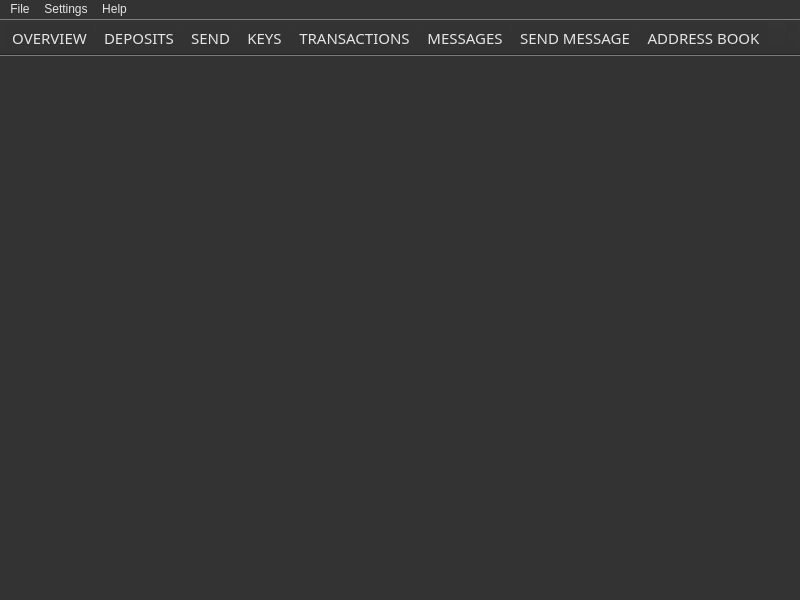
<?xml version="1.0" encoding="UTF-8"?>
<ui version="4.0">
 <class>MainWindow</class>
 <widget class="QMainWindow" name="MainWindow">
  <property name="geometry">
   <rect>
    <x>0</x>
    <y>0</y>
    <width>800</width>
    <height>600</height>
   </rect>
  </property>
  <property name="sizePolicy">
   <sizepolicy hsizetype="Preferred" vsizetype="Preferred">
    <horstretch>0</horstretch>
    <verstretch>0</verstretch>
   </sizepolicy>
  </property>
  <property name="minimumSize">
   <size>
    <width>800</width>
    <height>600</height>
   </size>
  </property>
  <property name="maximumSize">
   <size>
    <width>800</width>
    <height>600</height>
   </size>
  </property>
  <property name="font">
   <font>
    <family>Source Sans Pro</family>
    <pointsize>10</pointsize>
   </font>
  </property>
  <property name="windowTitle">
   <string>MainWindow</string>
  </property>
  <property name="windowIcon">
   <iconset resource="../../resources.qrc">
    <normaloff>:/images/cryptonote</normaloff>:/images/cryptonote</iconset>
  </property>
  <property name="styleSheet">
   <string notr="true">background-color: #333333; color: #e5e5e5;</string>
  </property>
  <widget class="QWidget" name="centralwidget">
   <layout class="QHBoxLayout" name="horizontalLayout">
    <property name="spacing">
     <number>0</number>
    </property>
    <property name="leftMargin">
     <number>0</number>
    </property>
    <property name="topMargin">
     <number>0</number>
    </property>
    <property name="rightMargin">
     <number>0</number>
    </property>
    <property name="bottomMargin">
     <number>0</number>
    </property>
    <item>
     <widget class="WalletGui::OverviewFrame" name="m_overviewFrame">
      <property name="frameShape">
       <enum>QFrame::NoFrame</enum>
      </property>
      <property name="frameShadow">
       <enum>QFrame::Raised</enum>
      </property>
     </widget>
    </item>
    <item>
     <widget class="WalletGui::ReceiveFrame" name="m_receiveFrame">
      <property name="frameShape">
       <enum>QFrame::NoFrame</enum>
      </property>
      <property name="frameShadow">
       <enum>QFrame::Raised</enum>
      </property>
      <widget class="WalletGui::SendFrame" name="m_sendFrame">
       <property name="geometry">
        <rect>
         <x>0</x>
         <y>-10</y>
         <width>800</width>
         <height>600</height>
        </rect>
       </property>
       <property name="frameShape">
        <enum>QFrame::NoFrame</enum>
       </property>
       <property name="frameShadow">
        <enum>QFrame::Raised</enum>
       </property>
      </widget>
     </widget>
    </item>
    <item>
     <widget class="WalletGui::TransactionsFrame" name="m_transactionsFrame">
      <property name="frameShape">
       <enum>QFrame::NoFrame</enum>
      </property>
      <property name="frameShadow">
       <enum>QFrame::Raised</enum>
      </property>
     </widget>
    </item>
    <item>
     <widget class="WalletGui::AddressBookFrame" name="m_addressBookFrame">
      <property name="frameShape">
       <enum>QFrame::NoFrame</enum>
      </property>
      <property name="frameShadow">
       <enum>QFrame::Raised</enum>
      </property>
     </widget>
    </item>
    <item>
     <widget class="WalletGui::MessagesFrame" name="m_messagesFrame">
      <property name="frameShape">
       <enum>QFrame::NoFrame</enum>
      </property>
      <property name="frameShadow">
       <enum>QFrame::Raised</enum>
      </property>
     </widget>
    </item>
    <item>
     <widget class="WalletGui::SendMessageFrame" name="m_sendMessageFrame">
      <property name="frameShape">
       <enum>QFrame::NoFrame</enum>
      </property>
      <property name="frameShadow">
       <enum>QFrame::Raised</enum>
      </property>
     </widget>
    </item>
    <item>
     <widget class="WalletGui::MiningFrame" name="m_miningFrame">
      <property name="frameShape">
       <enum>QFrame::NoFrame</enum>
      </property>
      <property name="frameShadow">
       <enum>QFrame::Raised</enum>
      </property>
     </widget>
    </item>
    <item>
     <widget class="WalletGui::DepositsFrame" name="m_depositsFrame">
      <property name="frameShape">
       <enum>QFrame::NoFrame</enum>
      </property>
      <property name="frameShadow">
       <enum>QFrame::Raised</enum>
      </property>
     </widget>
    </item>
   </layout>
  </widget>
  <widget class="QMenuBar" name="menubar">
   <property name="geometry">
    <rect>
     <x>0</x>
     <y>0</y>
     <width>800</width>
     <height>21</height>
    </rect>
   </property>
   <widget class="QMenu" name="menuFile">
    <property name="title">
     <string>File</string>
    </property>
    <addaction name="m_createWalletAction"/>
    <addaction name="m_openWalletAction"/>
    <addaction name="m_importKeyAction"/>
    <addaction name="m_backupWalletAction"/>
    <addaction name="m_resetAction"/>
    <addaction name="m_exitAction"/>
   </widget>
   <widget class="QMenu" name="menuSettings">
    <property name="title">
     <string>Settings</string>
    </property>
    <addaction name="m_encryptWalletAction"/>
    <addaction name="m_changePasswordAction"/>
    <addaction name="separator"/>
    <addaction name="m_startOnLoginAction"/>
    <addaction name="m_minimizeToTrayAction"/>
    <addaction name="m_closeToTrayAction"/>
   </widget>
   <widget class="QMenu" name="menuHelp">
    <property name="title">
     <string>Help</string>
    </property>
    <addaction name="m_aboutCryptonoteAction"/>
    <addaction name="m_aboutQtAction"/>
   </widget>
   <addaction name="menuFile"/>
   <addaction name="menuSettings"/>
   <addaction name="menuHelp"/>
  </widget>
  <widget class="QToolBar" name="toolBar">
   <property name="windowTitle">
    <string>toolBar</string>
   </property>
   <property name="styleSheet">
    <string notr="true">background-color: #333333; 
color: #e5e5e5;</string>
   </property>
   <property name="movable">
    <bool>false</bool>
   </property>
   <property name="toolButtonStyle">
    <enum>Qt::ToolButtonTextBesideIcon</enum>
   </property>
   <attribute name="toolBarArea">
    <enum>TopToolBarArea</enum>
   </attribute>
   <attribute name="toolBarBreak">
    <bool>false</bool>
   </attribute>
   <addaction name="m_overviewAction"/>
   <addaction name="m_depositsAction"/>
   <addaction name="m_sendAction"/>
   <addaction name="m_receiveAction"/>
   <addaction name="m_transactionsAction"/>
   <addaction name="m_messagesAction"/>
   <addaction name="m_sendMessageAction"/>
   <addaction name="m_addressBookAction"/>
   <addaction name="m_miningAction"/>
  </widget>
  <widget class="QStatusBar" name="statusBar">
   <property name="font">
    <font>
     <family>Open Sans</family>
     <pointsize>10</pointsize>
    </font>
   </property>
  </widget>
  <action name="m_overviewAction">
   <property name="checkable">
    <bool>true</bool>
   </property>
   <property name="enabled">
    <bool>true</bool>
   </property>
   <property name="text">
    <string>OVERVIEW</string>
   </property>
   <property name="font">
    <font>
     <family>Source Sans Pro</family>
     <pointsize>11</pointsize>
    </font>
   </property>
  </action>
  <action name="m_sendAction">
   <property name="checkable">
    <bool>true</bool>
   </property>
   <property name="enabled">
    <bool>true</bool>
   </property>
   <property name="text">
    <string>SEND</string>
   </property>
   <property name="font">
    <font>
     <family>Source Sans Pro</family>
     <pointsize>11</pointsize>
    </font>
   </property>
  </action>
  <action name="m_receiveAction">
   <property name="checkable">
    <bool>true</bool>
   </property>
   <property name="enabled">
    <bool>true</bool>
   </property>
   <property name="text">
    <string>KEYS</string>
   </property>
   <property name="font">
    <font>
     <family>Source Sans Pro</family>
     <pointsize>11</pointsize>
    </font>
   </property>
  </action>
  <action name="m_transactionsAction">
   <property name="checkable">
    <bool>true</bool>
   </property>
   <property name="enabled">
    <bool>true</bool>
   </property>
   <property name="text">
    <string>TRANSACTIONS</string>
   </property>
   <property name="font">
    <font>
     <family>Source Sans Pro</family>
     <pointsize>11</pointsize>
    </font>
   </property>
  </action>
  <action name="m_exitAction">
   <property name="enabled">
    <bool>true</bool>
   </property>
   <property name="text">
    <string>Exit</string>
   </property>
   <property name="shortcut">
    <string>Ctrl+Q</string>
   </property>
  </action>
  <action name="m_addressBookAction">
   <property name="checkable">
    <bool>true</bool>
   </property>
   <property name="enabled">
    <bool>true</bool>
   </property>
   <property name="text">
    <string>ADDRESS BOOK</string>
   </property>
   <property name="font">
    <font>
     <family>Source Sans Pro</family>
     <pointsize>11</pointsize>
    </font>
   </property>
  </action>
  <action name="m_createWalletAction">
   <property name="enabled">
    <bool>true</bool>
   </property>
   <property name="text">
    <string>Create wallet</string>
   </property>
  </action>
  <action name="m_openWalletAction">
   <property name="enabled">
    <bool>true</bool>
   </property>
   <property name="text">
    <string>Open wallet</string>
   </property>
  </action>
  <action name="m_encryptWalletAction">
   <property name="enabled">
    <bool>true</bool>
   </property>
   <property name="text">
    <string>Encrypt wallet</string>
   </property>
  </action>
  <action name="m_changePasswordAction">
   <property name="enabled">
    <bool>true</bool>
   </property>
   <property name="text">
    <string>Change password</string>
   </property>
   <property name="toolTip">
    <string>Change password</string>
   </property>
  </action>
  <action name="m_aboutCryptonoteAction">
   <property name="enabled">
    <bool>true</bool>
   </property>
   <property name="text">
    <string>About</string>
   </property>
  </action>
  <action name="m_aboutQtAction">
   <property name="enabled">
    <bool>true</bool>
   </property>
   <property name="text">
    <string>About Qt</string>
   </property>
  </action>
  <action name="m_backupWalletAction">
   <property name="enabled">
    <bool>true</bool>
   </property>
   <property name="text">
    <string>Backup wallet</string>
   </property>
  </action>
  <action name="m_startOnLoginAction">
   <property name="checkable">
    <bool>true</bool>
   </property>
   <property name="text">
    <string>Start on system login</string>
   </property>
  </action>
  <action name="m_minimizeToTrayAction">
   <property name="checkable">
    <bool>true</bool>
   </property>
   <property name="text">
    <string>Minimize to tray</string>
   </property>
  </action>
  <action name="m_closeToTrayAction">
   <property name="checkable">
    <bool>true</bool>
   </property>
   <property name="text">
    <string>Close to tray</string>
   </property>
  </action>
  <action name="m_messagesAction">
   <property name="checkable">
    <bool>true</bool>
   </property>
   <property name="text">
    <string>MESSAGES</string>
   </property>
   <property name="font">
    <font>
     <family>Source Sans Pro</family>
     <pointsize>11</pointsize>
    </font>
   </property>
  </action>
  <action name="m_sendMessageAction">
   <property name="checkable">
    <bool>true</bool>
   </property>
   <property name="text">
    <string>SEND MESSAGE</string>
   </property>
   <property name="font">
    <font>
     <family>Source Sans Pro</family>
     <pointsize>11</pointsize>
    </font>
   </property>
  </action>
  <action name="m_importKeyAction">
   <property name="text">
    <string>Import private key</string>
   </property>
  </action>
  <action name="m_miningAction">
   <property name="checkable">
    <bool>true</bool>
   </property>
   <property name="text">
    <string>MINING</string>
   </property>
   <property name="font">
    <font>
     <family>Source Sans Pro</family>
     <pointsize>11</pointsize>
    </font>
   </property>
  </action>
  <action name="m_depositsAction">
   <property name="checkable">
    <bool>true</bool>
   </property>
   <property name="text">
    <string>DEPOSITS</string>
   </property>
   <property name="font">
    <font>
     <family>Source Sans Pro</family>
     <pointsize>11</pointsize>
    </font>
   </property>
  </action>
  <action name="m_resetAction">
   <property name="text">
    <string>Reset wallet</string>
   </property>
   <property name="toolTip">
    <string>Reset wallet</string>
   </property>
  </action>
 </widget>
 <customwidgets>
  <customwidget>
   <class>WalletGui::OverviewFrame</class>
   <extends>QFrame</extends>
   <header>gui/OverviewFrame.h</header>
   <container>1</container>
  </customwidget>
  <customwidget>
   <class>WalletGui::SendFrame</class>
   <extends>QFrame</extends>
   <header>gui/SendFrame.h</header>
   <container>1</container>
  </customwidget>
  <customwidget>
   <class>WalletGui::TransactionsFrame</class>
   <extends>QFrame</extends>
   <header>gui/TransactionsFrame.h</header>
   <container>1</container>
  </customwidget>
  <customwidget>
   <class>WalletGui::AddressBookFrame</class>
   <extends>QFrame</extends>
   <header>gui/AddressBookFrame.h</header>
   <container>1</container>
  </customwidget>
  <customwidget>
   <class>WalletGui::ReceiveFrame</class>
   <extends>QFrame</extends>
   <header>gui/ReceiveFrame.h</header>
   <container>1</container>
  </customwidget>
  <customwidget>
   <class>WalletGui::MessagesFrame</class>
   <extends>QFrame</extends>
   <header>gui/MessagesFrame.h</header>
   <container>1</container>
  </customwidget>
  <customwidget>
   <class>WalletGui::SendMessageFrame</class>
   <extends>QFrame</extends>
   <header>gui/SendMessageFrame.h</header>
   <container>1</container>
  </customwidget>
  <customwidget>
   <class>WalletGui::MiningFrame</class>
   <extends>QFrame</extends>
   <header>gui/MiningFrame.h</header>
   <container>1</container>
  </customwidget>
  <customwidget>
   <class>WalletGui::DepositsFrame</class>
   <extends>QFrame</extends>
   <header>gui/DepositsFrame.h</header>
   <container>1</container>
  </customwidget>
 </customwidgets>
 <resources>
  <include location="../../resources.qrc"/>
 </resources>
 <connections>
  <connection>
   <sender>m_overviewAction</sender>
   <signal>toggled(bool)</signal>
   <receiver>m_overviewFrame</receiver>
   <slot>setVisible(bool)</slot>
   <hints>
    <hint type="sourcelabel">
     <x>-1</x>
     <y>-1</y>
    </hint>
    <hint type="destinationlabel">
     <x>112</x>
     <y>333</y>
    </hint>
   </hints>
  </connection>
  <connection>
   <sender>m_sendAction</sender>
   <signal>toggled(bool)</signal>
   <receiver>m_sendFrame</receiver>
   <slot>setVisible(bool)</slot>
   <hints>
    <hint type="sourcelabel">
     <x>-1</x>
     <y>-1</y>
    </hint>
    <hint type="destinationlabel">
     <x>337</x>
     <y>333</y>
    </hint>
   </hints>
  </connection>
  <connection>
   <sender>m_receiveAction</sender>
   <signal>toggled(bool)</signal>
   <receiver>m_receiveFrame</receiver>
   <slot>setVisible(bool)</slot>
   <hints>
    <hint type="sourcelabel">
     <x>-1</x>
     <y>-1</y>
    </hint>
    <hint type="destinationlabel">
     <x>562</x>
     <y>333</y>
    </hint>
   </hints>
  </connection>
  <connection>
   <sender>m_transactionsAction</sender>
   <signal>toggled(bool)</signal>
   <receiver>m_transactionsFrame</receiver>
   <slot>setVisible(bool)</slot>
   <hints>
    <hint type="sourcelabel">
     <x>-1</x>
     <y>-1</y>
    </hint>
    <hint type="destinationlabel">
     <x>787</x>
     <y>333</y>
    </hint>
   </hints>
  </connection>
  <connection>
   <sender>m_addressBookAction</sender>
   <signal>toggled(bool)</signal>
   <receiver>m_addressBookFrame</receiver>
   <slot>setVisible(bool)</slot>
   <hints>
    <hint type="sourcelabel">
     <x>-1</x>
     <y>-1</y>
    </hint>
    <hint type="destinationlabel">
     <x>809</x>
     <y>320</y>
    </hint>
   </hints>
  </connection>
  <connection>
   <sender>m_createWalletAction</sender>
   <signal>triggered()</signal>
   <receiver>MainWindow</receiver>
   <slot>createWallet()</slot>
   <hints>
    <hint type="sourcelabel">
     <x>-1</x>
     <y>-1</y>
    </hint>
    <hint type="destinationlabel">
     <x>449</x>
     <y>299</y>
    </hint>
   </hints>
  </connection>
  <connection>
   <sender>m_openWalletAction</sender>
   <signal>triggered()</signal>
   <receiver>MainWindow</receiver>
   <slot>openWallet()</slot>
   <hints>
    <hint type="sourcelabel">
     <x>-1</x>
     <y>-1</y>
    </hint>
    <hint type="destinationlabel">
     <x>449</x>
     <y>299</y>
    </hint>
   </hints>
  </connection>
  <connection>
   <sender>m_encryptWalletAction</sender>
   <signal>triggered()</signal>
   <receiver>MainWindow</receiver>
   <slot>encryptWallet()</slot>
   <hints>
    <hint type="sourcelabel">
     <x>-1</x>
     <y>-1</y>
    </hint>
    <hint type="destinationlabel">
     <x>449</x>
     <y>299</y>
    </hint>
   </hints>
  </connection>
  <connection>
   <sender>m_changePasswordAction</sender>
   <signal>triggered()</signal>
   <receiver>MainWindow</receiver>
   <slot>encryptWallet()</slot>
   <hints>
    <hint type="sourcelabel">
     <x>-1</x>
     <y>-1</y>
    </hint>
    <hint type="destinationlabel">
     <x>449</x>
     <y>299</y>
    </hint>
   </hints>
  </connection>
  <connection>
   <sender>m_aboutQtAction</sender>
   <signal>triggered()</signal>
   <receiver>MainWindow</receiver>
   <slot>aboutQt()</slot>
   <hints>
    <hint type="sourcelabel">
     <x>-1</x>
     <y>-1</y>
    </hint>
    <hint type="destinationlabel">
     <x>449</x>
     <y>299</y>
    </hint>
   </hints>
  </connection>
  <connection>
   <sender>m_backupWalletAction</sender>
   <signal>triggered()</signal>
   <receiver>MainWindow</receiver>
   <slot>backupWallet()</slot>
   <hints>
    <hint type="sourcelabel">
     <x>-1</x>
     <y>-1</y>
    </hint>
    <hint type="destinationlabel">
     <x>449</x>
     <y>299</y>
    </hint>
   </hints>
  </connection>
  <connection>
   <sender>m_aboutCryptonoteAction</sender>
   <signal>triggered()</signal>
   <receiver>MainWindow</receiver>
   <slot>about()</slot>
   <hints>
    <hint type="sourcelabel">
     <x>-1</x>
     <y>-1</y>
    </hint>
    <hint type="destinationlabel">
     <x>459</x>
     <y>299</y>
    </hint>
   </hints>
  </connection>
  <connection>
   <sender>m_startOnLoginAction</sender>
   <signal>triggered(bool)</signal>
   <receiver>MainWindow</receiver>
   <slot>setStartOnLogin(bool)</slot>
   <hints>
    <hint type="sourcelabel">
     <x>-1</x>
     <y>-1</y>
    </hint>
    <hint type="destinationlabel">
     <x>459</x>
     <y>299</y>
    </hint>
   </hints>
  </connection>
  <connection>
   <sender>m_minimizeToTrayAction</sender>
   <signal>triggered(bool)</signal>
   <receiver>MainWindow</receiver>
   <slot>setMinimizeToTray(bool)</slot>
   <hints>
    <hint type="sourcelabel">
     <x>-1</x>
     <y>-1</y>
    </hint>
    <hint type="destinationlabel">
     <x>459</x>
     <y>299</y>
    </hint>
   </hints>
  </connection>
  <connection>
   <sender>m_closeToTrayAction</sender>
   <signal>triggered(bool)</signal>
   <receiver>MainWindow</receiver>
   <slot>setCloseToTray(bool)</slot>
   <hints>
    <hint type="sourcelabel">
     <x>-1</x>
     <y>-1</y>
    </hint>
    <hint type="destinationlabel">
     <x>459</x>
     <y>299</y>
    </hint>
   </hints>
  </connection>
  <connection>
   <sender>m_messagesAction</sender>
   <signal>toggled(bool)</signal>
   <receiver>m_messagesFrame</receiver>
   <slot>setVisible(bool)</slot>
   <hints>
    <hint type="sourcelabel">
     <x>-1</x>
     <y>-1</y>
    </hint>
    <hint type="destinationlabel">
     <x>843</x>
     <y>322</y>
    </hint>
   </hints>
  </connection>
  <connection>
   <sender>m_sendMessageAction</sender>
   <signal>toggled(bool)</signal>
   <receiver>m_sendMessageFrame</receiver>
   <slot>setVisible(bool)</slot>
   <hints>
    <hint type="sourcelabel">
     <x>-1</x>
     <y>-1</y>
    </hint>
    <hint type="destinationlabel">
     <x>854</x>
     <y>322</y>
    </hint>
   </hints>
  </connection>
  <connection>
   <sender>m_importKeyAction</sender>
   <signal>triggered()</signal>
   <receiver>MainWindow</receiver>
   <slot>importKey()</slot>
   <hints>
    <hint type="sourcelabel">
     <x>-1</x>
     <y>-1</y>
    </hint>
    <hint type="destinationlabel">
     <x>459</x>
     <y>299</y>
    </hint>
   </hints>
  </connection>
  <connection>
   <sender>m_miningAction</sender>
   <signal>toggled(bool)</signal>
   <receiver>m_miningFrame</receiver>
   <slot>setVisible(bool)</slot>
   <hints>
    <hint type="sourcelabel">
     <x>-1</x>
     <y>-1</y>
    </hint>
    <hint type="destinationlabel">
     <x>862</x>
     <y>322</y>
    </hint>
   </hints>
  </connection>
  <connection>
   <sender>m_depositsAction</sender>
   <signal>toggled(bool)</signal>
   <receiver>m_depositsFrame</receiver>
   <slot>setVisible(bool)</slot>
   <hints>
    <hint type="sourcelabel">
     <x>-1</x>
     <y>-1</y>
    </hint>
    <hint type="destinationlabel">
     <x>868</x>
     <y>322</y>
    </hint>
   </hints>
  </connection>
  <connection>
   <sender>m_resetAction</sender>
   <signal>triggered()</signal>
   <receiver>MainWindow</receiver>
   <slot>resetWallet()</slot>
   <hints>
    <hint type="sourcelabel">
     <x>-1</x>
     <y>-1</y>
    </hint>
    <hint type="destinationlabel">
     <x>506</x>
     <y>301</y>
    </hint>
   </hints>
  </connection>
 </connections>
 <slots>
  <slot>createWallet()</slot>
  <slot>openWallet()</slot>
  <slot>encryptWallet()</slot>
  <slot>aboutQt()</slot>
  <slot>backupWallet()</slot>
  <slot>about()</slot>
  <slot>setStartOnLogin(bool)</slot>
  <slot>setMinimizeToTray(bool)</slot>
  <slot>setCloseToTray(bool)</slot>
  <slot>importKey()</slot>
  <slot>resetWallet()</slot>
 </slots>
</ui>
